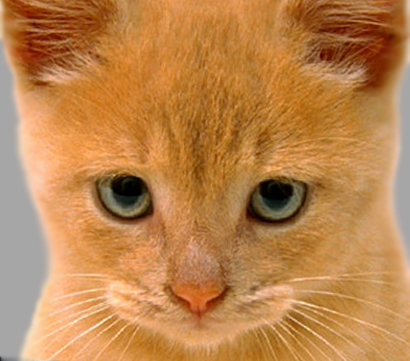
#> input picture cat.bmp, 410 x 361 px
$ python align.py
#> lines starting #> are read from the running program, lines starting #| are printed output that depends on the picture
import cv2
import numpy as np
def _extract_keypoints_sift(img1,img2):
        """extract keypoints and descriptors from both images"""
        ## cv2.xfeatures2d.SIFT_create() #for older versions

        sift = cv2.SIFT_create()
        # find the keypoints and descriptors with SIFT
        kp1, des1 = sift.detectAndCompute(img1, None)
        kp2, des2 = sift.detectAndCompute(img2, None)
        # FLANN parameters
        FLANN_INDEX_KDTREE = 0
        index_params = dict(algorithm = FLANN_INDEX_KDTREE, trees=5)
        search_params = dict(checks=50)
        # knn search and ration test
        flann = cv2.FlannBasedMatcher(index_params, search_params)
        matches = flann.knnMatch(des1,des2, k=2)
        match_pts1, match_pts2 = _filterMatches_ratio_test(matches, kp1, kp2)
        return match_pts1,match_pts2
def _filterMatches_ratio_test( matches, kp1, kp2):
        """ Filters sift feature matches based on Ratio test """
        good = []
        pts1, pts2 = [], []
        # ratio test as per Lowe's paper
        for i,(m,n) in enumerate(matches):
            if m.distance < 0.8*n.distance:
                good.append([1,0])
                pts2.append(kp2[m.trainIdx].pt)
                pts1.append(kp1[m.queryIdx].pt)
            else:
                good.append([0,0])
        pts1, pts2 = np.int32(pts1), np.int32(pts2)
        good=good
        return pts1, pts2
def align(img_src, img_des):
      pts1,pts2=_extract_keypoints_sift(img_src,img_des)
      H,mask=cv2.findHomography(pts1,pts2)
      imw, imh = img_des.shape[1], img_des.shape[0]
      im_warped=cv2.warpPerspective(img_src,H,(imw,imh), flags=cv2.INTER_NEAREST, borderMode=cv2.BORDER_TRANSPARENT)
      return im_warped

img1=cv2.imread("cat.bmp")
#> img1 is the input picture: shape (361, 410, 3); mean B, G, R 77.1, 132.5, 188.3
img1_gray=cv2.cvtColor(img1,cv2.COLOR_RGB2GRAY)
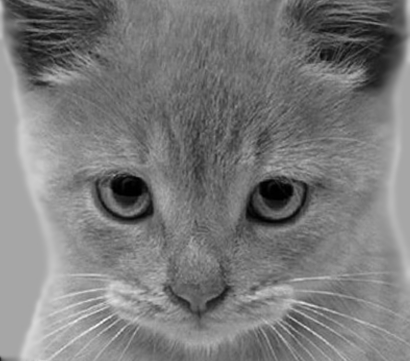
#> img1_gray: shape (361, 410); min 0, max 247, mean 122.3

img2=cv2.imread("dog.bmp")
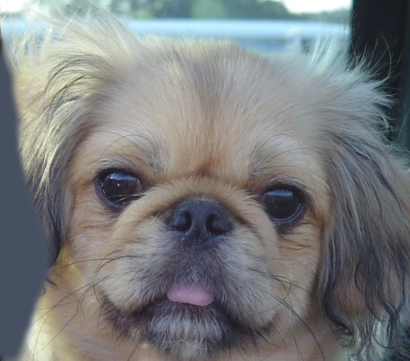
#> input picture dog.bmp, 410 x 361 px
#> img2 is the input picture: shape (361, 410, 3); mean B, G, R 125, 124.5, 121.2
img2_gray=cv2.cvtColor(img2,cv2.COLOR_RGB2GRAY)
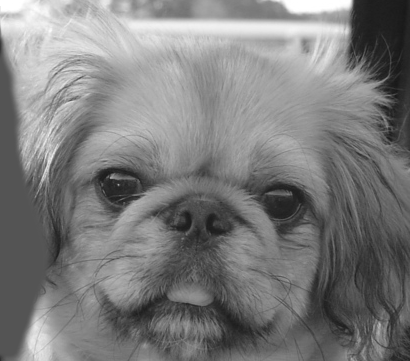
#> img2_gray: shape (361, 410); min 23, max 255, mean 124.3
align(img1,img2)
#> in _extract_keypoints_sift, `kp1, des1 = sift.detectAndCompute(img1, None)`: kp1 = 800 keypoints; strongest (x, y, size): (128, 189, 24.4), (275, 191, 21), (148, 211, 8.6), (308, 329, 1.9)
#> in _extract_keypoints_sift, `kp2, des2 = sift.detectAndCompute(img2, None)`: kp2 = 325 keypoints; strongest (x, y, size): (118, 185, 30.3), (285, 203, 30.5), (49, 161, 3.2), (47, 170, 3.3)
#> in _extract_keypoints_sift, `matches = flann.knnMatch(des1,des2, k=2)`: matches = 800 matches
#> after the loop in _filterMatches_ratio_test, `for i,(m,n) in enumerate(matches):`: good = 800 pairs, first value 0 to 1, second value 0 to 0; pts1 = 44 pairs, first value 28.32 to 367.1, second value 5.82 to 353; pts2 = 44 pairs, first value 25.9 to 388.3, second value 6.16 to 323.7
#> in _filterMatches_ratio_test, `pts1, pts2 = np.int32(pts1), np.int32(pts2)`: pts1 = 44 pairs, first value 28 to 367, second value 5 to 353; pts2 = 44 pairs, first value 25 to 388, second value 6 to 323
#> in _extract_keypoints_sift, `match_pts1, match_pts2 = _filterMatches_ratio_test(matches, kp1, kp2)`: match_pts1 has the same summary as pts1 in _filterMatches_ratio_test; match_pts2 has the same summary as pts2 in _filterMatches_ratio_test
#> in align, `H,mask=cv2.findHomography(pts1,pts2)`: H = [[0.197, -1.49, 69.53], [0.773, -1.04, -14.84], [0.00162, -0.00811, 1]]; mask = 44 values from 0 to 0
#> in align, `im_warped=cv2.warpPerspective(img_src,H,(imw,imh), flags=cv2.INTER_NEA..`:
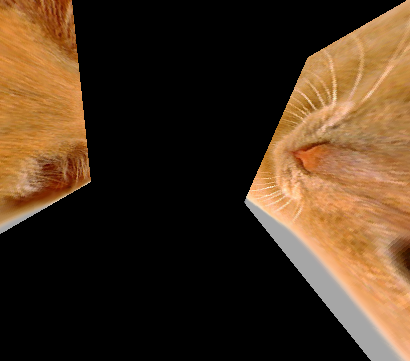
#> im_warped: shape (361, 410, 3); mean B, G, R 31.2, 51.6, 73
